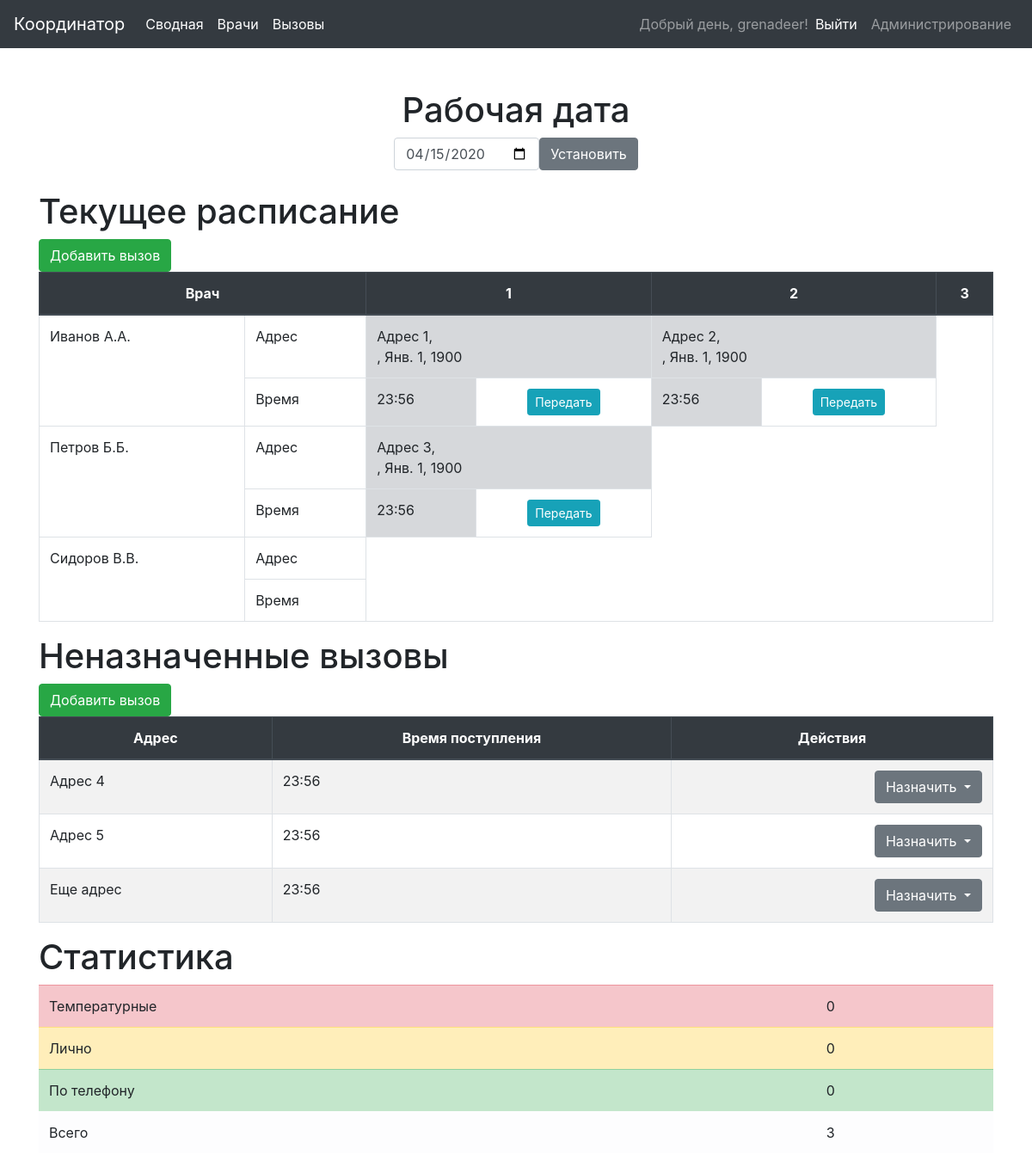
The app's page / (signed in), older data.
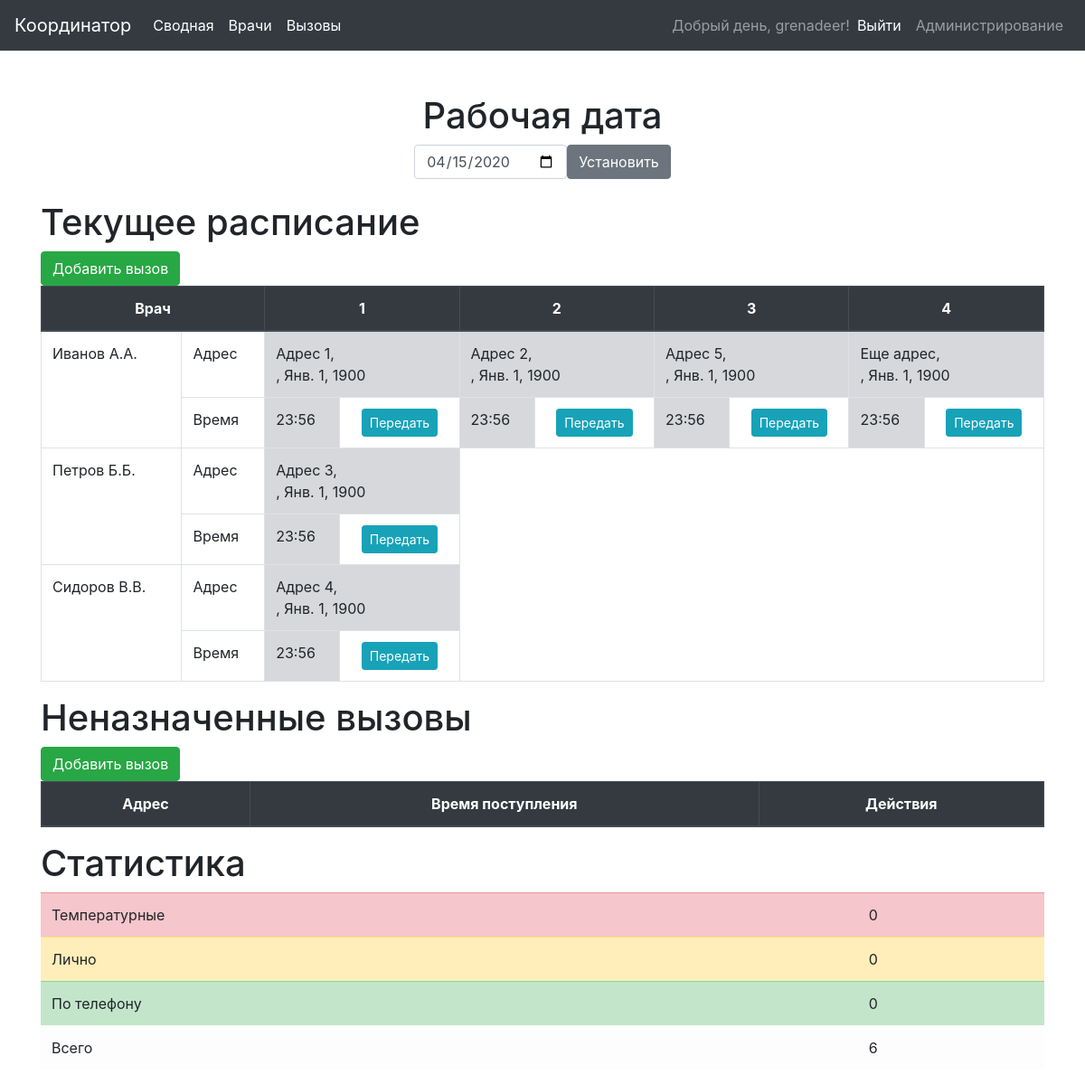
The same page, newer data.
### coordinator/models.py (models this page shows, shortened)
class Doctor(models.Model):
    user = models.OneToOneField(
        settings.AUTH_USER_MODEL,
        on_delete=models.CASCADE,
        null=True,
        blank=True,
        help_text="Укажите учетную запись пользователя",
        verbose_name="Учетная запись",
    )
    name = models.CharField(
        max_length=100,
        help_text="Фамилия И.О.",
        verbose_name="Имя врача",
    )
    temperature = models.BooleanField(
        default=False,
        help_text="Обслуживает температурные вызовы",
        verbose_name="Температура",
    )
    class Meta:
        verbose_name = "Врач"
        verbose_name_plural = "Врачи"
    def records_by_date(self, date):
        records = Record.objects.filter(doctor=self).filter(start_date__date=date)
        return records

class Record(models.Model):
    start_date = models.DateTimeField(
        default=timezone.now,
        help_text="Дата регистрации вызова",
        verbose_name="Поступил",
    )
    send_date = models.DateTimeField(
        null=True,
        blank=True,
        help_text="Дата/время передачи вызова",
        verbose_name="Передан",
    )
    finish_date = models.DateTimeField(
        null=True,
        blank=True,
        help_text="Дата/время завершения вызова",
        verbose_name="Завершен",
    )
    doctor = models.ForeignKey(
        Doctor,
        on_delete=models.CASCADE,
        null=True,
        blank=True,
        related_name='doctor_records',
        help_text="Врач назначенный на вызов",
        verbose_name="Врач",
    )
    address = models.CharField(
        max_length=200,
        help_text="Адрес вызова",
        verbose_name="Адрес",
    )
    patient = models.CharField(
        max_length=150,
        default="",
        help_text="Фамилия И.О.",
        verbose_name="Пациент",
    )
    patient_birthdate = models.DateField(
        default='1900-01-01',
        help_text="Дата рождения пациента",
        verbose_name="Дата рождения",
    )
    temperature = models.BooleanField(
        default=False,
        help_text="Температурный вызов",
        verbose_name="Температура",
    )
    service_type = models.ForeignKey(
        ServiceType,
        on_delete=models.CASCADE,
        null=True,
        blank=True,
        help_text="Как был обслужен вызов",
        verbose_name="Вид обслуживания",
    )
    record_order = models.IntegerField(
        help_text="Порядковый номер вызова",
        verbose_name="Порядок",
        default=0,
    )
    class Meta:
        verbose_name = "Вызов"
        verbose_name_plural = "Вызовы"
    def is_sent(self):
        return not self.send_date is None
    def is_finish(self):
        return not self.finish_date is None
    def is_temperature(self):
        return self.temperature
    @staticmethod
    def unassigned_by_date(date):
        return Record.objects.filter(doctor=None).filter(start_date__date=date)

### coordinator/views.py (the view, shortened to what this page needs)
# urls.py: path('', views.record_summary, name='record_summary'),
@login_required
def record_summary(request):
    date_format = "%Y-%m-%d"
    work_date_session = request.session.get('work_date', timezone.now().strftime(date_format))
    work_date_get = request.GET.get('work_date', work_date_session)
    work_date = make_aware(datetime.strptime(work_date_get, date_format))
    request.session['work_date'] = work_date_get
    record_max = 3
    doctors_records = []
    doctors = Doctor.objects.all()
    records_total = 0
    records_temperature = 0
    records_personally = 0
    records_telephone = 0
    for doctor in doctors:
        records = []
        record_count = 0
        for record in doctor.records_by_date(work_date):
            records.append(record)
            record_count += 1
            records_total += 1
        record_max = max(record_max, record_count)
        doctors_records.append(
            {
                'doctor': doctor,
                'records': records,
            }
        )
    unrelated = Record.unassigned_by_date(work_date)
    return render(
        request,
        'coordinator/record_summary.html',
        {
            'unrelated': unrelated,
            'doctors_records': doctors_records,
            'records_head': [i for i in range(1, record_max + 1)],
            'work_date_get': work_date_get,
            'records_total': records_total,
            'records_temperature': records_temperature,
            'records_personally': records_personally,
            'records_telephone': records_telephone,
        }
    )

### coordinator/templates/coordinator/record_summary.html (shortened to what the changed rows need)
{% extends 'base.html' %}
{% block content %}
    <div class="container">
        <div class="row">
            <div class="col-xl-5 col-lg-6 col-md-8 col-sm-10 mx-auto text-center form p-4">
                <h1 class="">Рабочая дата</h1>
            </div>
        </div>
    </div>
    <h1>Текущее расписание</h1>
    <table class="table table-bordered">
        <thead class="thead-dark text-center">
            <tr>
                <th scope="col" colspan="2">Врач</th>
                {% for record_head in records_head %}
                <th scope="col" colspan="2">{{ record_head }}</th>
                {% endfor %}
            </tr>
        </thead>
        <tbody>
            {% for element in doctors_records %}
                <tr>
                    <td rowspan="2">
                        {{ element.doctor.name }}
                    </td>
                    <td>
                        Адрес
                    </td>
                    {% for record in element.records %}
                        {% if record.is_temperature %}
                            <td colspan="2" class="table-danger">
                        {% elif record.is_finish %}
                            {% if record.is_personally %}
                                <td colspan="2" class="table-warning">
                            {% else %}
                                <td colspan="2" class="table-success">
                            {% endif %}
                        {% elif record.is_sent %}
                        <td colspan="2" class="table-light">
                        {% else %}
                        <td colspan="2" class="table-secondary">
                        {% endif %}
                            {{ record.address }},<br>
                            {{ record.patient }}, {{ record.patient_birthdate }}
                        </td>
                    {% endfor %}
                </tr>
                <tr>
                    <td>
                        Время
                    </td>
                    {% for record in element.records %}
                        {% if record.is_temperature %}
                            <td class="table-danger">
                        {% elif record.is_finish %}
                            {% if record.is_personally %}
                                <td class="table-warning">
                            {% else %}
                                <td class="table-success">
                            {% endif %}
                        {% elif record.is_sent %}
                        <td class="table-light">
                        {% else %}
                        <td class="table-secondary">
                        {% endif %}
                            {{ record.start_date|date:'H:i' }}
                        </td>
                        <td class="text-center">
                        {% if record.is_finish %}
                            <button class="btn btn-secondary btn-sm">Завершен</button>
                        {% else %}
                            <a class="btn btn-info btn-sm" href="{% url 'record_send' pk=record.id %}">
                                Передать
                            </a>
                        {% endif %}
                        </td>
                    {% endfor %}
                </tr>
            {% endfor %}
        </tbody>
    </table>
    <h1>Неназначенные вызовы</h1>
    <table class="table table-striped table-bordered">
        <thead class="thead-dark text-center">
            <tr>
                <th scope="col">Адрес</th>
                <th scope="col">Время поступления</th>
                <th scope="col">Действия</th>
            </tr>
        </thead>
        <tbody>
            {% for record in unrelated %}
                {% if record.is_temperature %}
                <tr class="table-danger">
                {% else %}
                <tr>
                {% endif %}
                    <td>
                        {{ record.address }}
                    </td>
                    <td>
                        {{ record.start_date|date:'H:i' }}
                    </td>
                    <td class="text-right">
                        <div class="dropdown">
                            <button class="btn btn-secondary dropdown-toggle" href="#" role="button" id="dropdownMenuLink{{ record.id }}"
                                    data-toggle="dropdown" aria-haspopup="true" aria-expanded="false">
                                Назначить
                            </button>
                        </div>
                    </td>
                </tr>
            {% endfor %}
        </tbody>
    </table>
    <h1>Статистика</h1>
    <table class="table">
        <tbody>
            <tr class="table-light">
                <td>
                    Всего
                </td>
                <td>
                    {{ records_total }}
                </td>
            </tr>
        </tbody>
    </table>
{% endblock %}

Row changes from the older to the newer data that the page shows:
no longer on one of the page's lists (row edited): Record: address "Адрес 5", start_date "23:56"
no longer on one of the page's lists (row edited): Record: address "Еще адрес", start_date "23:56"
no longer on one of the page's lists (row edited): Record: address "Адрес 4", start_date "23:56"
changed Doctor "Иванов А.А.": gains Record (address "Адрес 5", patient_birthdate "Янв. 1, 1900", start_date "23:56", shows "Передать"); gains Record (address "Еще адрес", patient_birthdate "Янв. 1, 1900", start_date "23:56", shows "Передать")
changed Doctor "Сидоров В.В.": gains Record (address "Адрес 4", patient_birthdate "Янв. 1, 1900", start_date "23:56", shows "Передать")
Text that changed along with them:
{{ records_total }}: "3" → "6"
new list line: "4"
